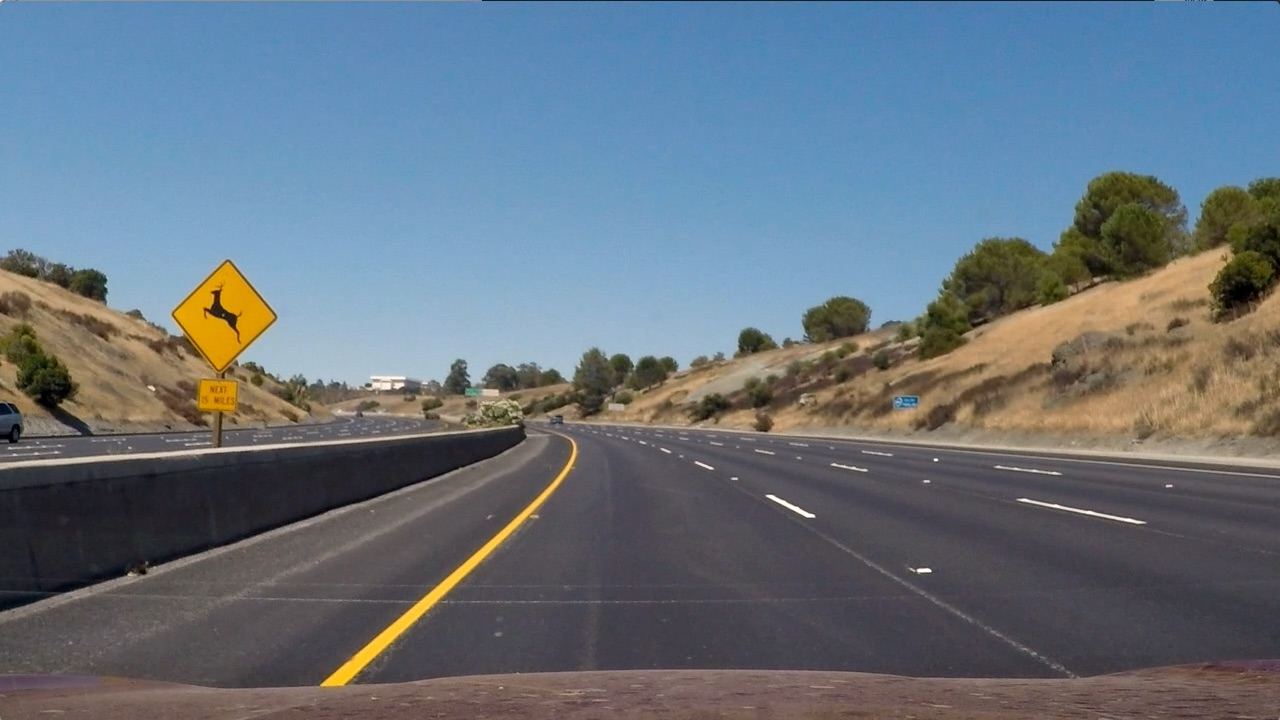
#> input picture test_images/test2.jpg, 1280 x 720 px
$ python perspective_trans.py
#> lines starting #> are read from the running program, lines starting #| are printed output that depends on the picture
import matplotlib
matplotlib.use("TkAgg")

import pickle
import cv2
import numpy as np
import matplotlib.pyplot as plt
import matplotlib.image as mpimg

p1, p2, p3, p4 = [585, 450], [695, 450], [200, 720], [1120, 720]
d1, d2, d3, d4 = [300, 0], [1000, 0], [300, 720], [1000, 720]


def get_perspectiveTransform(img, plot=False):
    img_size = (img.shape[1], img.shape[0])
    # print(img_size)

    src = np.float32([p1, p2, p3, p4])
    dst = np.float32([d1, d2, d3, d4])

    M = cv2.getPerspectiveTransform(src, dst)
    Minv = cv2.getPerspectiveTransform(dst, src)
    warped = cv2.warpPerspective(img, M, img_size, flags=cv2.INTER_LINEAR)

    if plot:
        plt.figure(figsize=(30, 40))

        plt.subplot(1, 2, 1)
        plt.imshow(img)
        plt.title('original')

        plt.subplot(1, 2, 2)
        plt.imshow(warped)
        plt.title('pers_trans')

        plt.show()

    return(warped, Minv)

if __name__ == '__main__':
    image = mpimg.imread('test_images/test2.jpg')
#> image is the input picture: shape (720, 1280, 3); mean R, G, B 102.8, 114.6, 125.5

    # [4 lines of commented-out code are left out]

    p = get_perspectiveTransform(image)
#> in get_perspectiveTransform, `warped = cv2.warpPerspective(img, M, img_size, flags=cv2.INTER_LINEAR)`:
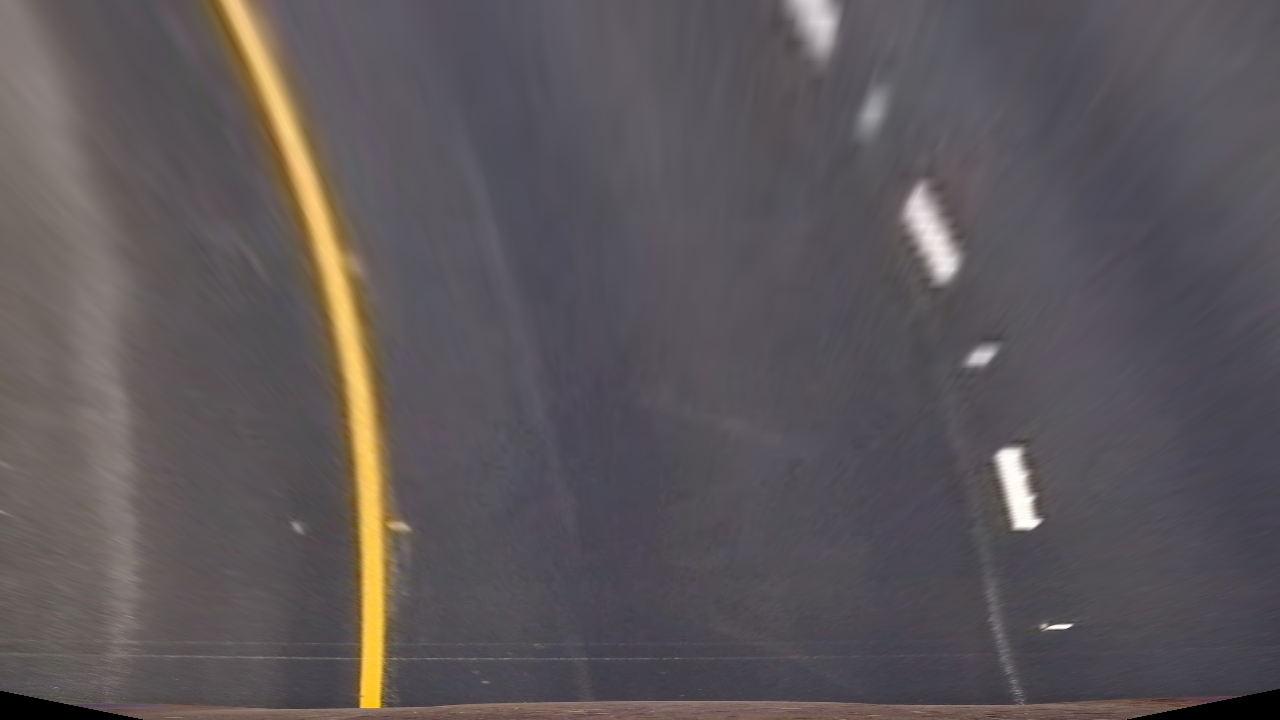
#> warped: shape (720, 1280, 3); mean R, G, B 92.4, 86.6, 89.2
    plt.imshow(image)
    plt.show()

#> (the run stopped early here; a loop or call above may not have finished)

$ run again, with test_images/test1.jpg copied over test_images/test2.jpg
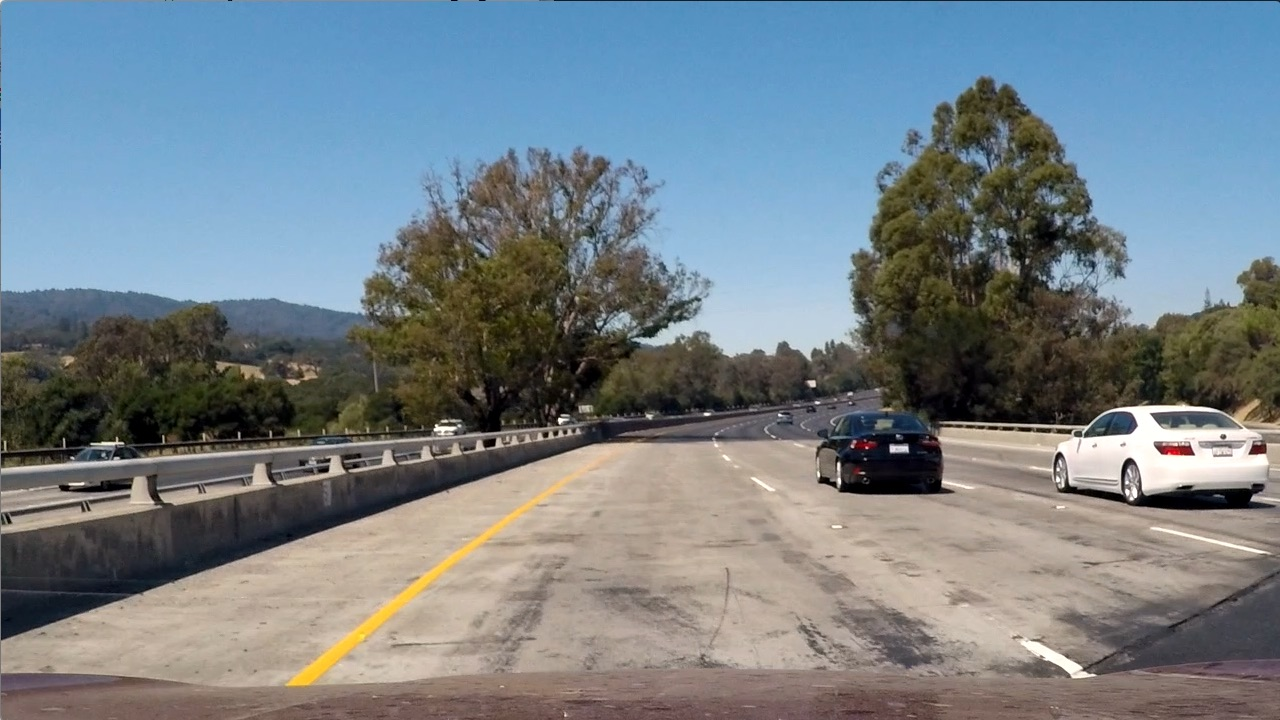
#> input picture test_images/test1.jpg, 1280 x 720 px
#> image is the input picture: shape (720, 1280, 3); mean R, G, B 117.5, 128.7, 135.5
#> in get_perspectiveTransform, `warped = cv2.warpPerspective(img, M, img_size, flags=cv2.INTER_LINEAR)`:
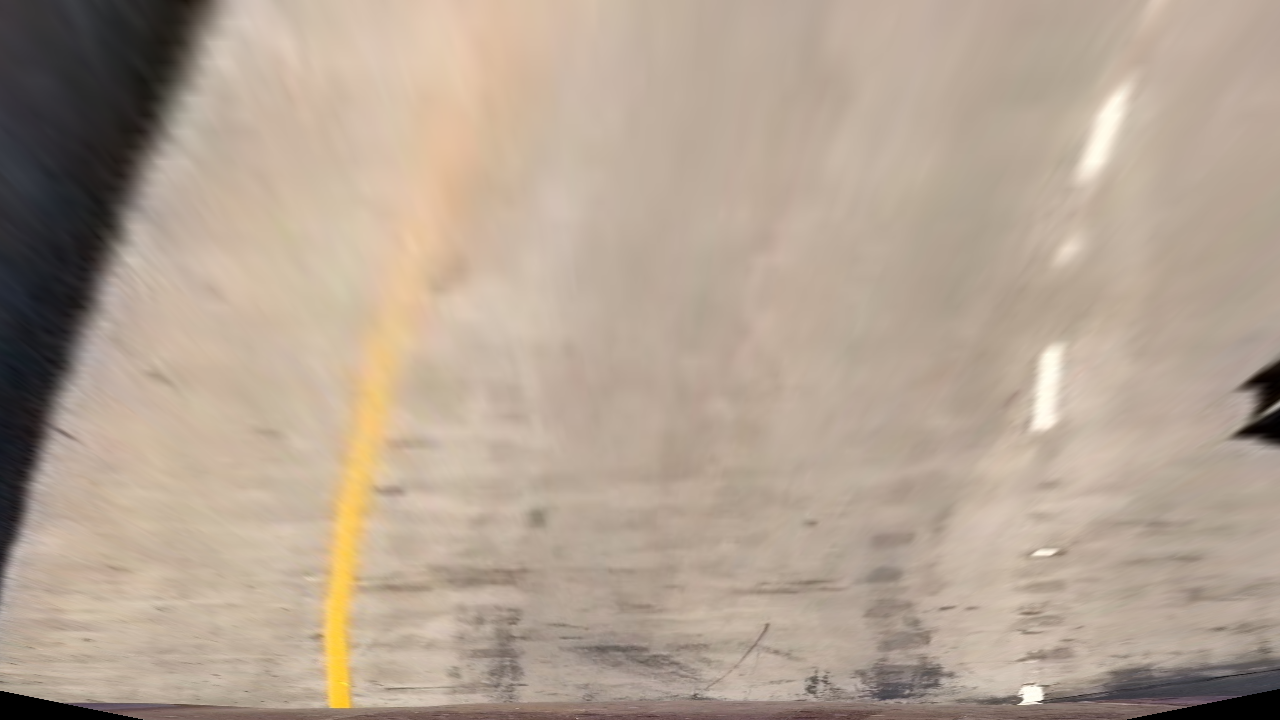
#> warped: shape (720, 1280, 3); mean R, G, B 179.3, 162.6, 146.5

$ run again, with test_images/test3.jpg copied over test_images/test2.jpg
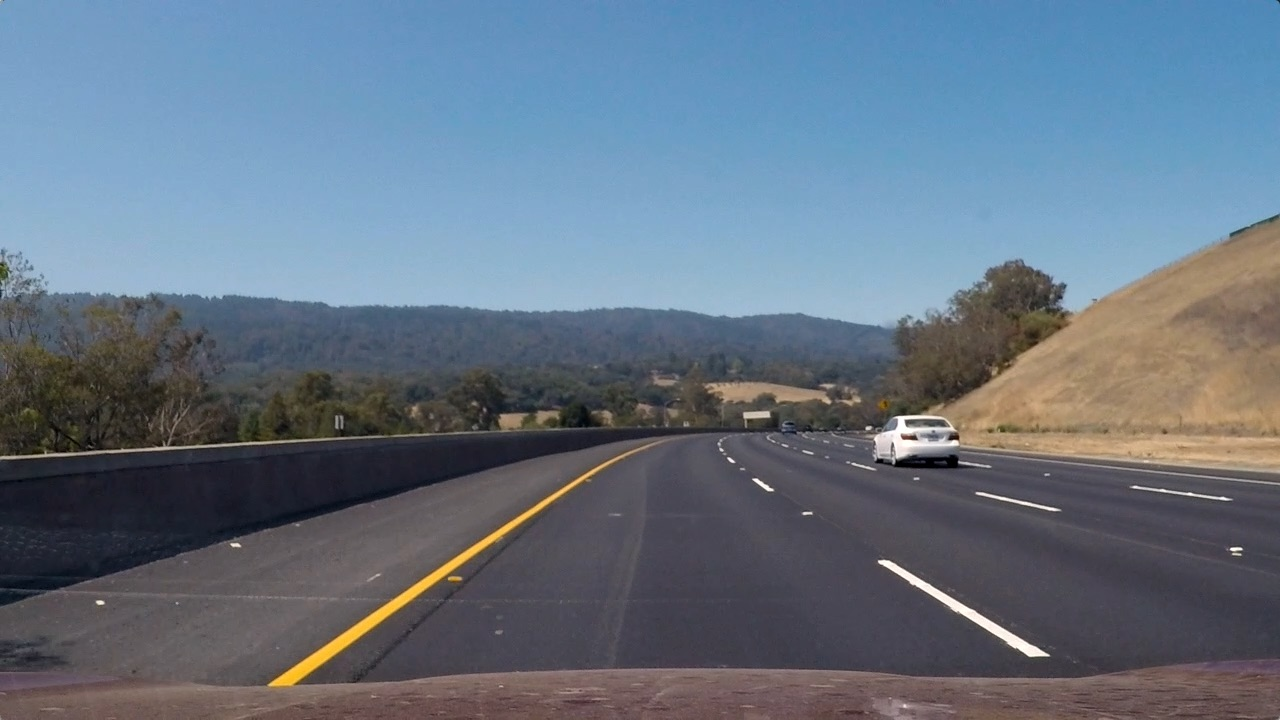
#> input picture test_images/test3.jpg, 1280 x 720 px
#> image is the input picture: shape (720, 1280, 3); mean R, G, B 101.1, 115.3, 130.7
#> in get_perspectiveTransform, `warped = cv2.warpPerspective(img, M, img_size, flags=cv2.INTER_LINEAR)`:
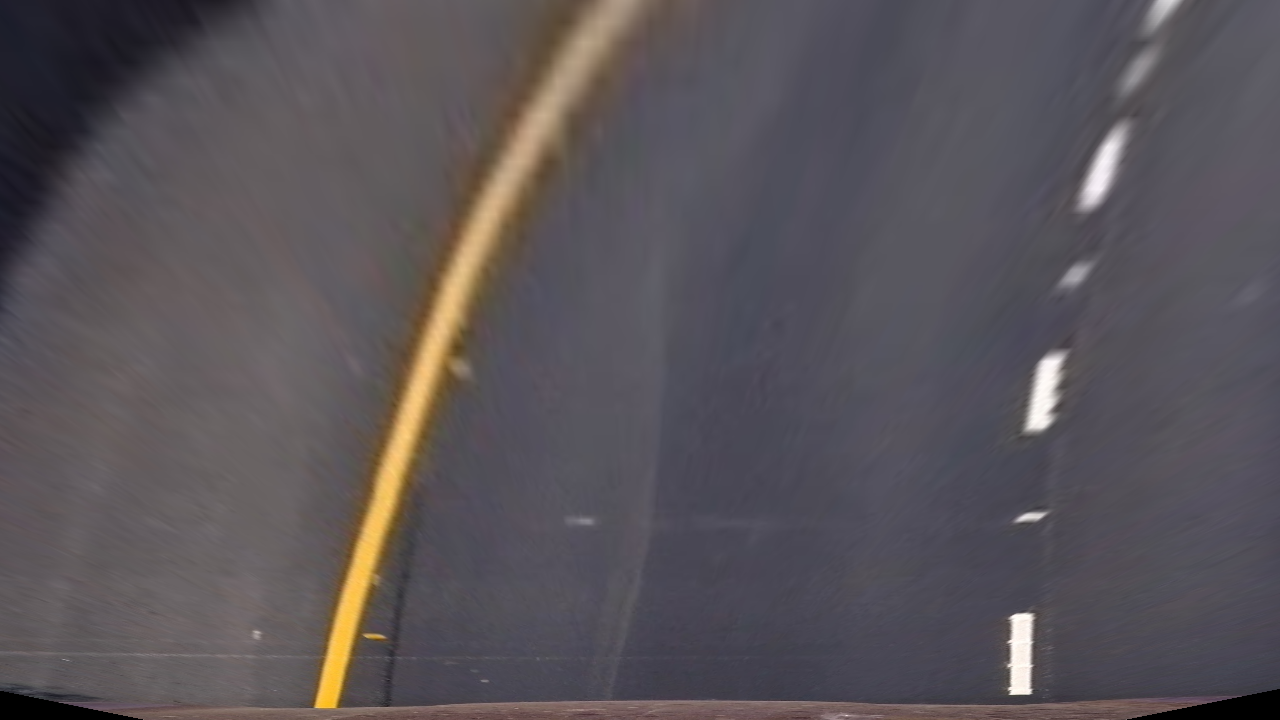
#> warped: shape (720, 1280, 3); mean R, G, B 89.3, 84, 88.7

$ run again, with test_images/test4.jpg copied over test_images/test2.jpg
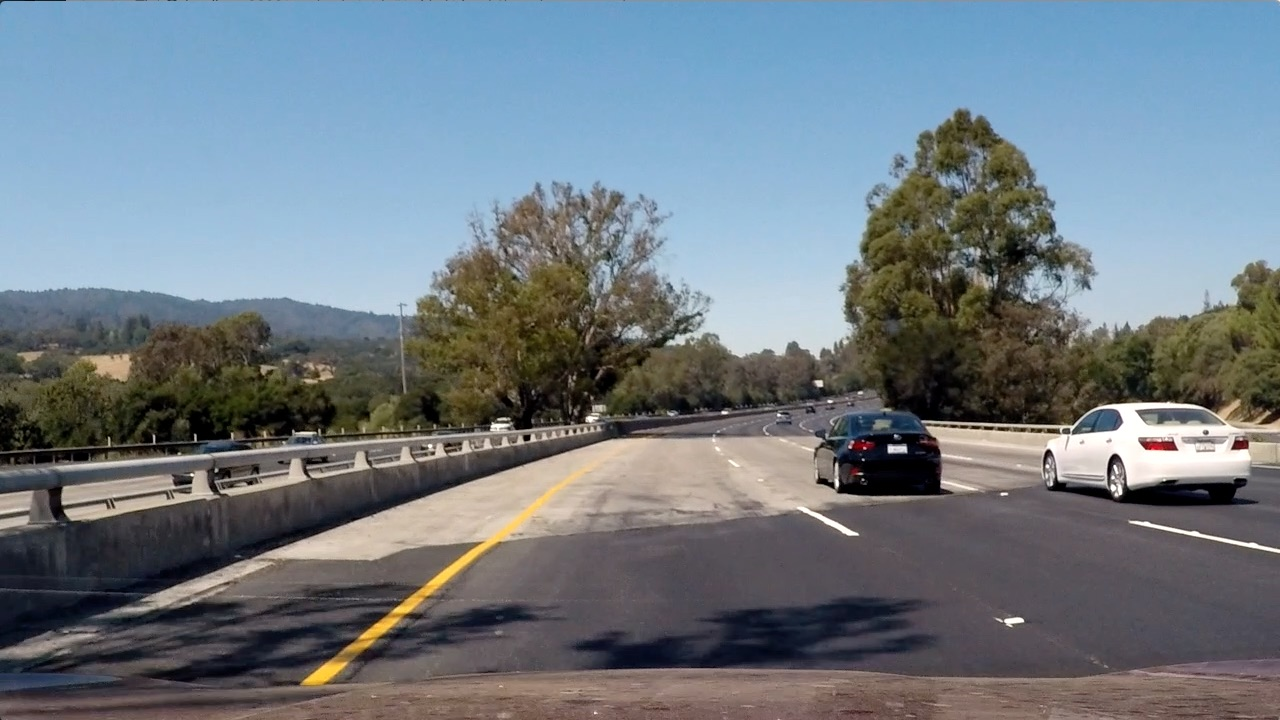
#> input picture test_images/test4.jpg, 1280 x 720 px
#> image is the input picture: shape (720, 1280, 3); mean R, G, B 112.2, 122.7, 130.9
#> in get_perspectiveTransform, `warped = cv2.warpPerspective(img, M, img_size, flags=cv2.INTER_LINEAR)`:
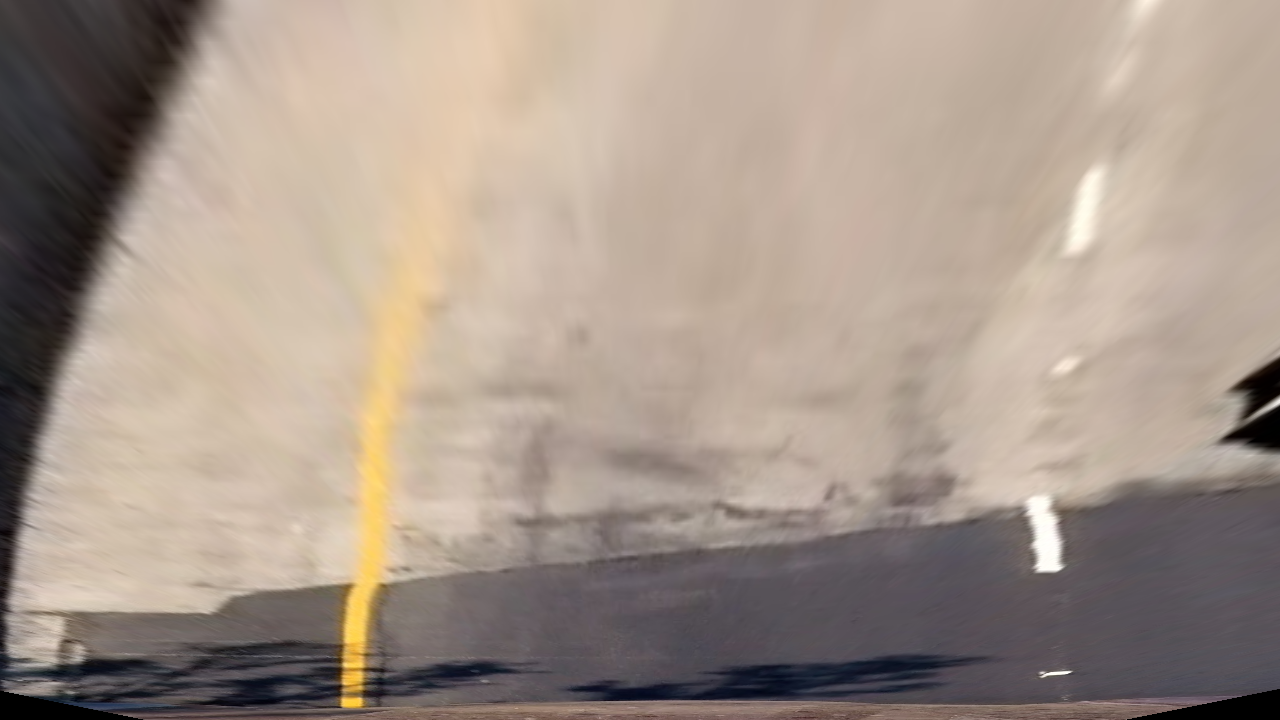
#> warped: shape (720, 1280, 3); mean R, G, B 164.2, 149.4, 137.8
